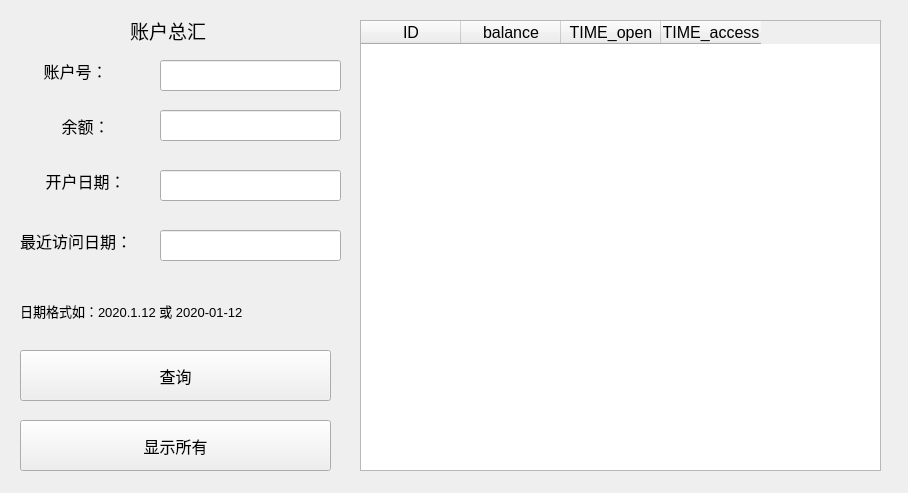
<?xml version="1.0" encoding="UTF-8"?>
<ui version="4.0">
 <class>Account</class>
 <widget class="QWidget" name="Account">
  <property name="geometry">
   <rect>
    <x>0</x>
    <y>0</y>
    <width>908</width>
    <height>493</height>
   </rect>
  </property>
  <property name="windowTitle">
   <string>Account</string>
  </property>
  <widget class="QLineEdit" name="lineEdit_DaOP">
   <property name="geometry">
    <rect>
     <x>160</x>
     <y>170</y>
     <width>181</width>
     <height>31</height>
    </rect>
   </property>
   <property name="font">
    <font>
     <pointsize>12</pointsize>
    </font>
   </property>
  </widget>
  <widget class="QPushButton" name="pushButton_sw">
   <property name="geometry">
    <rect>
     <x>20</x>
     <y>420</y>
     <width>311</width>
     <height>51</height>
    </rect>
   </property>
   <property name="font">
    <font>
     <pointsize>12</pointsize>
    </font>
   </property>
   <property name="text">
    <string>显示所有</string>
   </property>
  </widget>
  <widget class="QLabel" name="label_DaAcc">
   <property name="geometry">
    <rect>
     <x>20</x>
     <y>220</y>
     <width>131</width>
     <height>41</height>
    </rect>
   </property>
   <property name="font">
    <font>
     <pointsize>12</pointsize>
     <weight>50</weight>
     <bold>false</bold>
    </font>
   </property>
   <property name="text">
    <string>最近访问日期：</string>
   </property>
  </widget>
  <widget class="QLabel" name="label_DaOP">
   <property name="geometry">
    <rect>
     <x>20</x>
     <y>160</y>
     <width>131</width>
     <height>41</height>
    </rect>
   </property>
   <property name="font">
    <font>
     <pointsize>12</pointsize>
     <weight>50</weight>
     <bold>false</bold>
    </font>
   </property>
   <property name="text">
    <string>开户日期：</string>
   </property>
   <property name="alignment">
    <set>Qt::AlignCenter</set>
   </property>
  </widget>
  <widget class="QTableWidget" name="table">
   <property name="geometry">
    <rect>
     <x>360</x>
     <y>20</y>
     <width>521</width>
     <height>451</height>
    </rect>
   </property>
   <property name="minimumSize">
    <size>
     <width>0</width>
     <height>300</height>
    </size>
   </property>
   <property name="font">
    <font>
     <pointsize>12</pointsize>
    </font>
   </property>
   <column>
    <property name="text">
     <string>ID</string>
    </property>
   </column>
   <column>
    <property name="text">
     <string>balance</string>
    </property>
   </column>
   <column>
    <property name="text">
     <string>TIME_open</string>
    </property>
   </column>
   <column>
    <property name="text">
     <string>TIME_access</string>
    </property>
   </column>
  </widget>
  <widget class="QLabel" name="label_ID">
   <property name="geometry">
    <rect>
     <x>-10</x>
     <y>50</y>
     <width>171</width>
     <height>41</height>
    </rect>
   </property>
   <property name="font">
    <font>
     <pointsize>12</pointsize>
    </font>
   </property>
   <property name="text">
    <string>账户号：</string>
   </property>
   <property name="alignment">
    <set>Qt::AlignCenter</set>
   </property>
  </widget>
  <widget class="QLineEdit" name="lineEdit_ID">
   <property name="geometry">
    <rect>
     <x>160</x>
     <y>60</y>
     <width>181</width>
     <height>31</height>
    </rect>
   </property>
   <property name="font">
    <font>
     <pointsize>12</pointsize>
    </font>
   </property>
  </widget>
  <widget class="QLabel" name="label_Ba">
   <property name="geometry">
    <rect>
     <x>20</x>
     <y>110</y>
     <width>131</width>
     <height>31</height>
    </rect>
   </property>
   <property name="font">
    <font>
     <pointsize>12</pointsize>
     <weight>50</weight>
     <bold>false</bold>
    </font>
   </property>
   <property name="text">
    <string>余额：</string>
   </property>
   <property name="alignment">
    <set>Qt::AlignCenter</set>
   </property>
  </widget>
  <widget class="QPushButton" name="pushButton_che">
   <property name="geometry">
    <rect>
     <x>20</x>
     <y>350</y>
     <width>311</width>
     <height>51</height>
    </rect>
   </property>
   <property name="font">
    <font>
     <pointsize>12</pointsize>
    </font>
   </property>
   <property name="text">
    <string>查询</string>
   </property>
  </widget>
  <widget class="QLineEdit" name="lineEdit_Ba">
   <property name="geometry">
    <rect>
     <x>160</x>
     <y>110</y>
     <width>181</width>
     <height>31</height>
    </rect>
   </property>
   <property name="font">
    <font>
     <pointsize>12</pointsize>
    </font>
   </property>
  </widget>
  <widget class="QLineEdit" name="lineEdit_DaAcc">
   <property name="geometry">
    <rect>
     <x>160</x>
     <y>230</y>
     <width>181</width>
     <height>31</height>
    </rect>
   </property>
   <property name="font">
    <font>
     <pointsize>12</pointsize>
    </font>
   </property>
  </widget>
  <widget class="QLabel" name="label_2">
   <property name="geometry">
    <rect>
     <x>130</x>
     <y>10</y>
     <width>121</width>
     <height>41</height>
    </rect>
   </property>
   <property name="font">
    <font>
     <pointsize>14</pointsize>
    </font>
   </property>
   <property name="text">
    <string>账户总汇</string>
   </property>
  </widget>
  <widget class="QLabel" name="label">
   <property name="geometry">
    <rect>
     <x>20</x>
     <y>300</y>
     <width>331</width>
     <height>21</height>
    </rect>
   </property>
   <property name="font">
    <font>
     <pointsize>10</pointsize>
    </font>
   </property>
   <property name="text">
    <string>日期格式如：2020.1.12 或 2020-01-12</string>
   </property>
  </widget>
 </widget>
 <resources/>
 <connections/>
</ui>
